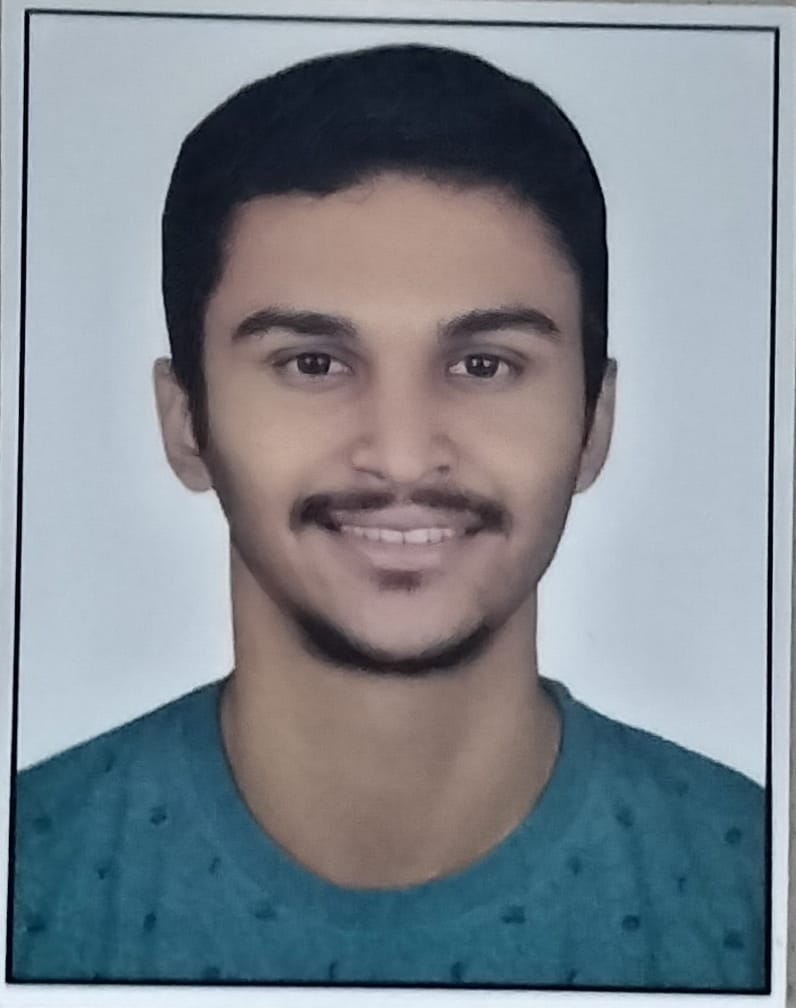
#> input picture simulated_images/original/Photo.jpeg, 796 x 1008 px, found by its file name; its folder holds only this picture in this run
$ python generate_fragments_limited.py
#> lines starting #> are read from the running program, lines starting #| are printed output that depends on the picture
import os
import shutil
import math
import random
from PIL import Image

def get_best_grid(w, h, min_f=8, max_f=12):
    """
    Finds the best (rows, cols) pair such that rows * cols is between min_f and max_f,
    and the aspect ratio of the grid (cols/rows) is closest to the image aspect ratio (w/h).
    """
    target_ratio = w / h
    best_r, best_c = 1, min_f
    min_diff = float('inf')

    # Try all combinations of r and c that result in total between min_f and max_f
    for total in range(min_f, max_f + 1):
        for r in range(1, total + 1):
            if total % r == 0:
                c = total // r
                current_ratio = c / r
                diff = abs(current_ratio - target_ratio)
                if diff < min_diff:
                    min_diff = diff
                    best_r, best_c = r, c

    return best_r, best_c

def scatter_image(image_path, rows, cols, output_path):
    """
    Breaks an image into a grid, shuffles the pieces, and places them
    on a single large 'table' canvas with random rotations without overlap.
    """
    try:
        img = Image.open(image_path)
    except Exception as e:
        print(f"Error: Image not found at {image_path}: {e}")
        return

    w, h = img.size
    patch_w = w // cols
    patch_h = h // rows

    fragments = []
    for r in range(rows):
        for c in range(cols):
            x_start = c * patch_w
            y_start = r * patch_h
            fragment = img.crop((x_start, y_start, x_start + patch_w, y_start + patch_h))
            if fragment.mode in ("RGBA", "P"):
                fragment = fragment.convert("RGB")
            fragments.append(fragment)

    random.shuffle(fragments)

    # Calculate cell size to safely rotate by any angle without overlapping adjacent cells
    diag = int(math.ceil(math.sqrt(patch_w**2 + patch_h**2)))
    cell_size = diag + 20 # 20px padding

    # Create enough cells for a loose scatter effect
    num_spots = int(math.ceil((rows * cols) * 1.5))
    grid_side = int(math.ceil(math.sqrt(num_spots)))

    canvas_w = grid_side * cell_size
    canvas_h = grid_side * cell_size

    # Create dark gray "table" background
    table_color = (40, 40, 40)
    canvas = Image.new("RGB", (canvas_w, canvas_h), table_color)

    # Pick random spots to place the pieces
    all_spots = [(r, c) for r in range(grid_side) for c in range(grid_side)]
    selected_spots = random.sample(all_spots, rows * cols)

    for fragment, spot in zip(fragments, selected_spots):
        sr, sc = spot
        # Disable rotation as per previous version's configuration
        angle = 0

        # Convert fragment to RGBA
        frag_rgba = fragment.convert("RGBA")
        rotated = frag_rgba.rotate(angle, expand=True)

        rw, rh = rotated.size
        # Center in the cell
        cx = sc * cell_size + cell_size // 2
        cy = sr * cell_size + cell_size // 2

        # Use rotated image as a mask for transparent background
        paste_x = cx - rw // 2
        paste_y = cy - rh // 2
        canvas.paste(rotated, (paste_x, paste_y), mask=rotated)

    # Create parent directories if they do not exist
    os.makedirs(os.path.dirname(output_path), exist_ok=True)
    canvas.save(output_path, "JPEG", quality=90)
    print(f"Generated scattered image ({rows}x{cols} = {rows*cols} pieces) at '{output_path}'.")

def main():
    base_dist = r"D:\Projects\Major Project\SynapseRecon\simulated_images"
    orig_dist = os.path.join(base_dist, "original")
    scat_less_dist = os.path.join(base_dist, "scattered_less")

    os.makedirs(scat_less_dist, exist_ok=True)

    if not os.path.exists(orig_dist):
        print(f"Original directory not found: {orig_dist}")
        return

    image_files = [f for f in os.listdir(orig_dist) if f.lower().endswith(('.png', '.jpg', '.jpeg'))]
    print(f"Found {len(image_files)} images in {orig_dist}")

    for fname in image_files:
        input_path = os.path.join(orig_dist, fname)

        # Open image to get dimensions for grid calculation
        try:
            with Image.open(input_path) as img:
#> img is the input picture: PIL image 796x1008 RGB; mean R, G, B 127, 135.2, 143.1
                w, h = img.size
#> w = 796; h = 1008

            rows, cols = get_best_grid(w, h, 8, 12)
#> rows = 4; cols = 3
            print(f"Processing {fname} -> Grid: {rows}x{cols} ({rows*cols} pieces)")
#| Processing Photo.jpeg -> Grid: 4x3 (12 pieces)

            # Use simple filename in output
            out_scat = os.path.join(scat_less_dist, os.path.splitext(fname)[0] + ".jpg")
            scatter_image(input_path, rows=rows, cols=cols, output_path=out_scat)
#> after the loop in scatter_image, `for r in range(rows):`:
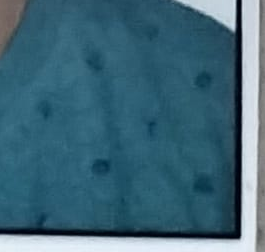
#> fragment: PIL image 265x252 RGB; mean R, G, B 64.5, 103.7, 120.7
#> after the loop in scatter_image, `for r in range(rows):`: fragments = 12 items
#> in scatter_image, `canvas = Image.new("RGB", (canvas_w, canvas_h), table_color)`: canvas: PIL image 1930x1930 RGB; every value is 40
#> the loop in scatter_image, `for fragment, spot in zip(fragments, selected_spots):` made 12 passes
#> (sr, sc, cx, cy, paste_x, paste_y) on passes 1 to 12: (3, 1, 579, 1351, 447, 1225), (0, 4, 1737, 193, 1605, 67), (1, 4, 1737, 579, 1605, 453), (4, 3, 1351, 1737, 1219, 1611), (0, 3, 1351, 193, 1219, 67), (3, 4, 1737, 1351, 1605, 1225), (1, 3, 1351, 579, 1219, 453), (3, 2, 965, 1351, 833, 1225), (4, 1, 579, 1737, 447, 1611), (4, 2, 965, 1737, 833, 1611), (0, 1, 579, 193, 447, 67), (2, 1, 579, 965, 447, 839)
#> pass 1, in scatter_image, `frag_rgba = fragment.convert("RGBA")`:
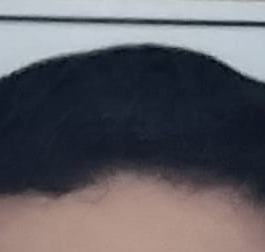
#> frag_rgba: PIL image 265x252 RGBA; mean R, G, B, A 94.3, 92.7, 98.7, 255
#> pass 2, in scatter_image, `frag_rgba = fragment.convert("RGBA")`:
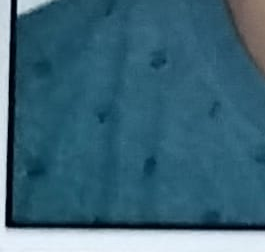
#> frag_rgba: PIL image 265x252 RGBA; mean R, G, B, A 60.6, 101.7, 120.2, 255
#> pass 3, in scatter_image, `frag_rgba = fragment.convert("RGBA")`:
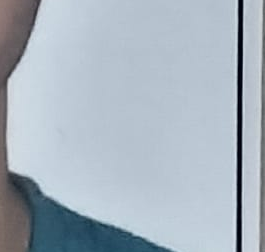
#> frag_rgba: PIL image 265x252 RGBA; mean R, G, B, A 167.5, 179.1, 189.9, 255
#> after the loop in scatter_image, `for fragment, spot in zip(fragments, selected_spots):`:
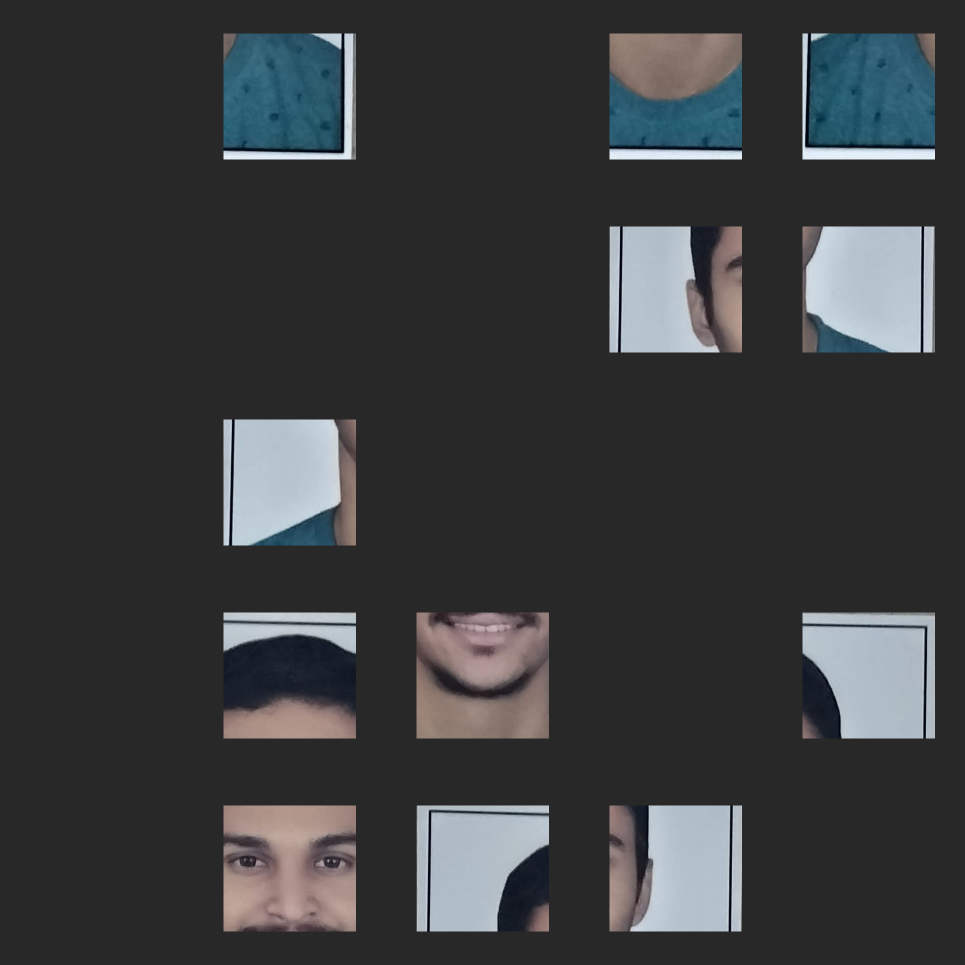
#> canvas: PIL image 1930x1930 RGB (shown at 1/2 size); mean R, G, B 58.7, 60.5, 62.2
#> after the loop in scatter_image, `for fragment, spot in zip(fragments, selected_spots):`:
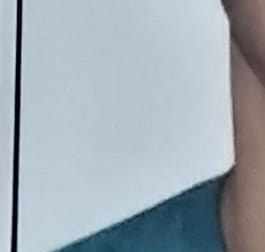
#> rotated: PIL image 265x252 RGBA; mean R, G, B, A 159.4, 170.2, 179.5, 255
#| Generated scattered image (4x3 = 12 pieces) at 'D:\Projects\Major Project\SynapseRecon\simulated_images/scattered_less/Photo.jpg'.
        except Exception as e:
            print(f"Error processing {fname}: {e}")

if __name__ == "__main__":
    main()

$ run again, on simulated_images/original/celeba_img_10.png
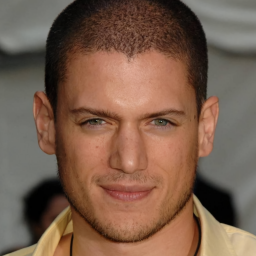
#> input picture simulated_images/original/celeba_img_10.png, 256 x 256 px, found by its file name
#> in main, img is the input picture: PIL image 256x256 RGB; mean R, G, B 122.3, 94.2, 76.7
#| Processing celeba_img_10.png -> Grid: 3x3 (9 pieces)
#> after the loop in scatter_image, `for r in range(rows):`:
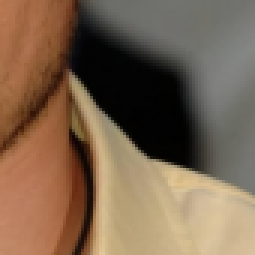
#> fragment: PIL image 85x85 RGB (shown 3 times larger); mean R, G, B 123.6, 100.7, 79.3
#> after the loop in scatter_image, `for r in range(rows):`: fragments = 9 items
#> the loop in scatter_image, `for fragment, spot in zip(fragments, selected_spots):` made 9 passes
#> (sr, sc, cx, cy, paste_x, paste_y) on passes 1 to 8: (3, 3, 493, 493, 451, 451), (1, 1, 211, 211, 169, 169), (2, 1, 211, 352, 169, 310), (0, 3, 493, 70, 451, 28), (2, 0, 70, 352, 28, 310), (0, 2, 352, 70, 310, 28), (1, 0, 70, 211, 28, 169), (2, 2, 352, 352, 310, 310)
#> after the loop in scatter_image, `for fragment, spot in zip(fragments, selected_spots):`:
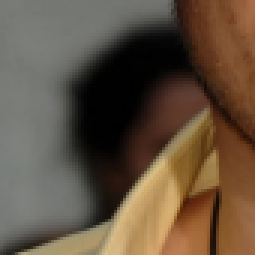
#> rotated: PIL image 85x85 RGBA (shown 3 times larger); mean R, G, B, A 98.7, 81.9, 64.6, 255
#| Generated scattered image (3x3 = 9 pieces) at 'D:\Projects\Major Project\SynapseRecon\simulated_images/scattered_less/celeba_img_10.jpg'.

$ run again, on simulated_images/original/celeba_img_100.png
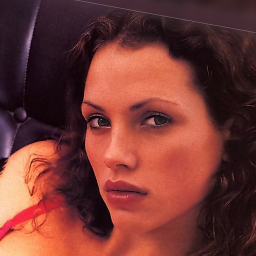
#> input picture simulated_images/original/celeba_img_100.png, 256 x 256 px, found by its file name
#> in main, img is the input picture: PIL image 256x256 RGB; mean R, G, B 116.6, 57.2, 52.4
#| Processing celeba_img_100.png -> Grid: 3x3 (9 pieces)
#> after the loop in scatter_image, `for r in range(rows):`:
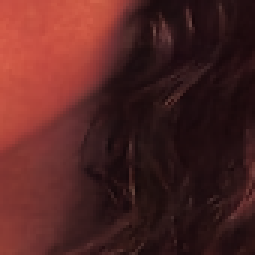
#> fragment: PIL image 85x85 RGB (shown 3 times larger); mean R, G, B 81.4, 35.9, 34.4
#> after the loop in scatter_image, `for r in range(rows):`: fragments = 9 items
#> the loop in scatter_image, `for fragment, spot in zip(fragments, selected_spots):` made 9 passes
#> (sr, sc, cx, cy, paste_x, paste_y) on passes 1 to 8: (3, 3, 493, 493, 451, 451), (1, 1, 211, 211, 169, 169), (2, 1, 211, 352, 169, 310), (0, 3, 493, 70, 451, 28), (2, 0, 70, 352, 28, 310), (0, 2, 352, 70, 310, 28), (1, 0, 70, 211, 28, 169), (2, 2, 352, 352, 310, 310)
#> after the loop in scatter_image, `for fragment, spot in zip(fragments, selected_spots):`:
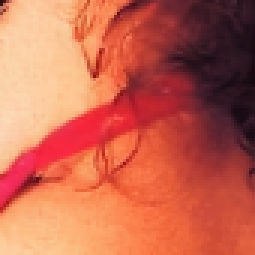
#> rotated: PIL image 85x85 RGBA (shown 3 times larger); mean R, G, B, A 198.1, 101.9, 79.9, 255
#| Generated scattered image (3x3 = 9 pieces) at 'D:\Projects\Major Project\SynapseRecon\simulated_images/scattered_less/celeba_img_100.jpg'.

$ run again, on simulated_images/original/celeba_img_1000.png
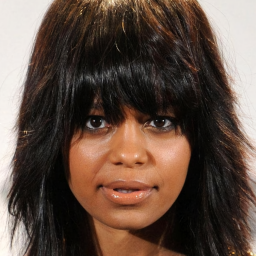
#> input picture simulated_images/original/celeba_img_1000.png, 256 x 256 px, found by its file name
#> in main, img is the input picture: PIL image 256x256 RGB; mean R, G, B 97.5, 78.3, 67.4
#| Processing celeba_img_1000.png -> Grid: 3x3 (9 pieces)
#> after the loop in scatter_image, `for r in range(rows):`:
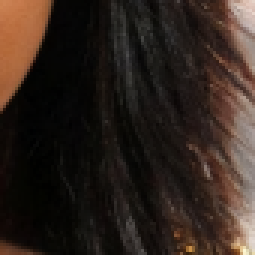
#> fragment: PIL image 85x85 RGB (shown 3 times larger); mean R, G, B 47.6, 35.9, 29.2
#> after the loop in scatter_image, `for r in range(rows):`: fragments = 9 items
#> the loop in scatter_image, `for fragment, spot in zip(fragments, selected_spots):` made 9 passes
#> (sr, sc, cx, cy, paste_x, paste_y) on passes 1 to 8: (3, 3, 493, 493, 451, 451), (1, 1, 211, 211, 169, 169), (2, 1, 211, 352, 169, 310), (0, 3, 493, 70, 451, 28), (2, 0, 70, 352, 28, 310), (0, 2, 352, 70, 310, 28), (1, 0, 70, 211, 28, 169), (2, 2, 352, 352, 310, 310)
#> after the loop in scatter_image, `for fragment, spot in zip(fragments, selected_spots):`:
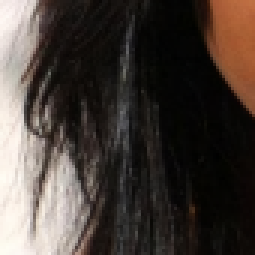
#> rotated: PIL image 85x85 RGBA (shown 3 times larger); mean R, G, B, A 70.8, 62, 56.5, 255
#| Generated scattered image (3x3 = 9 pieces) at 'D:\Projects\Major Project\SynapseRecon\simulated_images/scattered_less/celeba_img_1000.jpg'.
